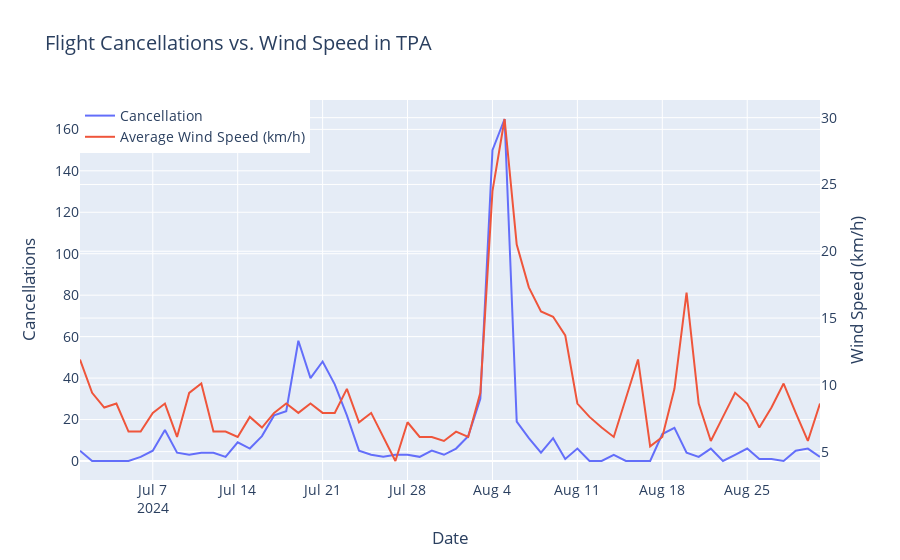

Notebook cell for this chart:
### Markdown cell above
## Airport TPA ##

### Code cell
x_tpa = flights_TPA['flight_date']
y_tpa = flights_TPA['total_cancelled']
y_wind = flights_TPA['avg_wind_speed_kmh']

fig = go.Figure()

fig.add_trace(go.Scatter(
    x=x_tpa, y=y_tpa,
    mode='lines',
    name='Cancellation',
    yaxis='y1'  # Assign to first y-axis
))

fig.add_trace(go.Scatter(
    x=x_tpa, y=y_wind,
    mode='lines',
    name='Average Wind Speed (km/h)',
    yaxis='y2'  # Assign to second y-axis
))

fig.update_layout(
    title="Flight Cancellations vs. Wind Speed in TPA",
    xaxis_title="Date",
    yaxis=dict(
        title="Cancellations",
    ),
    yaxis2=dict(
        title="Wind Speed (km/h)",
        overlaying='y',  # Makes it share the same x-axis
        side='right'
    ),
    legend=dict(x=0, y=1),  # Position legend
    font=dict(size=14)  # Sets overall font size
)

fig.show()

### Figure 1 — Plotly figure (JSON) as saved in the notebook; plotly's stock layout.template omitted (floating-point values rounded to 4 significant figures)
{"data": [{"mode": "lines", "name": "Cancellation", "type": "scatter", "x": ["2024-07-01", "2024-07-02", "2024-07-03", "2024-07-04", "2024-07-05", "2024-07-06", "2024-07-07", "2024-07-08", "2024-07-09", "2024-07-10", "2024-07-11", "2024-07-12", "2024-07-13", "2024-07-14", "2024-07-15", "2024-07-16", "2024-07-17", "2024-07-18", "2024-07-19", "2024-07-20", "2024-07-21", "2024-07-22", "2024-07-23", "2024-07-24", "2024-07-25", "2024-07-26", "2024-07-27", "2024-07-28", "2024-07-29", "2024-07-30", "2024-07-31", "2024-08-01", "2024-08-02", "2024-08-03", "2024-08-04", "2024-08-05", "2024-08-06", "2024-08-07", "2024-08-08", "2024-08-09", "2024-08-10", "2024-08-11", "2024-08-12", "2024-08-13", "2024-08-14", "2024-08-15", "2024-08-16", "2024-08-17", "2024-08-18", "2024-08-19", "2024-08-20", "2024-08-21", "2024-08-22", "2024-08-23", "2024-08-24", "2024-08-25", "2024-08-26", "2024-08-27", "2024-08-28", "2024-08-29", "2024-08-30", "2024-08-31"], "y": [5, 0, 0, 0, 0, 2, 5, 15, 4, 3, 4, 4, 2, 9, 6, 12, 22, 24, 58, 40, 48, 37, 22, 5, 3, 2, 3, 3, 2, 5, 3, 6, 12, 30, 150, 165, 19, 11, 4, 11, 1, 6, 0, 0, 3, 0, 0, 0, 13, 16, 4, 2, 6, 0, 3, 6, 1, 1, 0, 5, 6, 2], "yaxis": "y"}, {"mode": "lines", "name": "Average Wind Speed (km/h)", "type": "scatter", "x": ["2024-07-01", "2024-07-02", "2024-07-03", "2024-07-04", "2024-07-05", "2024-07-06", "2024-07-07", "2024-07-08", "2024-07-09", "2024-07-10", "2024-07-11", "2024-07-12", "2024-07-13", "2024-07-14", "2024-07-15", "2024-07-16", "2024-07-17", "2024-07-18", "2024-07-19", "2024-07-20", "2024-07-21", "2024-07-22", "2024-07-23", "2024-07-24", "2024-07-25", "2024-07-26", "2024-07-27", "2024-07-28", "2024-07-29", "2024-07-30", "2024-07-31", "2024-08-01", "2024-08-02", "2024-08-03", "2024-08-04", "2024-08-05", "2024-08-06", "2024-08-07", "2024-08-08", "2024-08-09", "2024-08-10", "2024-08-11", "2024-08-12", "2024-08-13", "2024-08-14", "2024-08-15", "2024-08-16", "2024-08-17", "2024-08-18", "2024-08-19", "2024-08-20", "2024-08-21", "2024-08-22", "2024-08-23", "2024-08-24", "2024-08-25", "2024-08-26", "2024-08-27", "2024-08-28", "2024-08-29", "2024-08-30", "2024-08-31"], "y": [11.9, 9.4, 8.3, 8.6, 6.5, 6.5, 7.9, 8.6, 6.1, 9.4, 10.1, 6.5, 6.5, 6.1, 7.6, 6.8, 7.9, 8.6, 7.9, 8.6, 7.9, 7.9, 9.7, 7.2, 7.9, 6.1, 4.3, 7.2, 6.1, 6.1, 5.8, 6.5, 6.1, 9.4, 24.5, 29.9, 20.5, 17.3, 15.5, 15.1, 13.7, 8.6, 7.6, 6.8, 6.1, 9.0, 11.9, 5.4, 6.1, 9.7, 16.9, 8.6, 5.8, 7.6, 9.4, 8.6, 6.8, 8.3, 10.1, 7.9, 5.8, 8.6], "yaxis": "y2"}], "layout": {"font": {"size": 14}, "legend": {"x": 0, "y": 1}, "title": {"text": "Flight Cancellations vs. Wind Speed in TPA"}, "xaxis": {"title": {"text": "Date"}}, "yaxis": {"title": {"text": "Cancellations"}}, "yaxis2": {"overlaying": "y", "side": "right", "title": {"text": "Wind Speed (km/h)"}}}}
